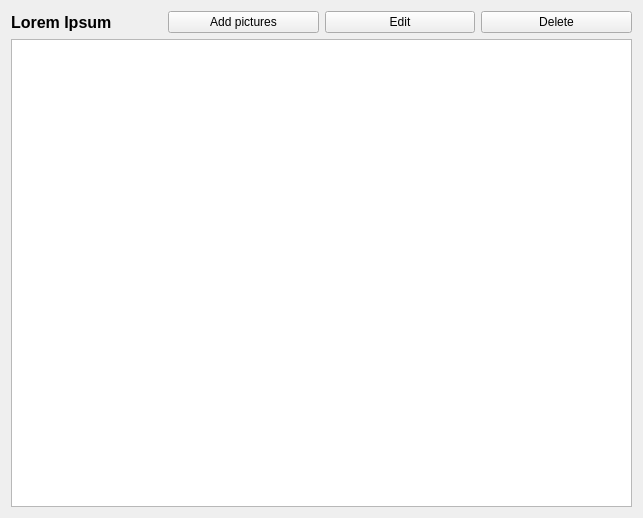
<?xml version="1.0" encoding="UTF-8"?>
<ui version="4.0">
 <class>AlbumWidget</class>
 <widget class="QWidget" name="AlbumWidget">
  <property name="geometry">
   <rect>
    <x>0</x>
    <y>0</y>
    <width>643</width>
    <height>518</height>
   </rect>
  </property>
  <property name="windowTitle">
   <string>Form</string>
  </property>
  <layout class="QVBoxLayout" name="verticalLayout">
   <item>
    <layout class="QHBoxLayout" name="albumInfoFrame">
     <item>
      <widget class="QLabel" name="albumName">
       <property name="font">
        <font>
         <pointsize>12</pointsize>
         <weight>75</weight>
         <bold>true</bold>
        </font>
       </property>
       <property name="text">
        <string>Lorem Ipsum</string>
       </property>
      </widget>
     </item>
     <item>
      <widget class="QPushButton" name="addPictureBtn">
       <property name="text">
        <string>Add pictures</string>
       </property>
      </widget>
     </item>
     <item>
      <widget class="QPushButton" name="editBtn">
       <property name="text">
        <string>Edit</string>
       </property>
      </widget>
     </item>
     <item>
      <widget class="QPushButton" name="deleteBtn">
       <property name="text">
        <string>Delete</string>
       </property>
      </widget>
     </item>
    </layout>
   </item>
   <item>
    <widget class="QListView" name="thumbnailListView"/>
   </item>
  </layout>
 </widget>
 <resources/>
 <connections/>
</ui>
